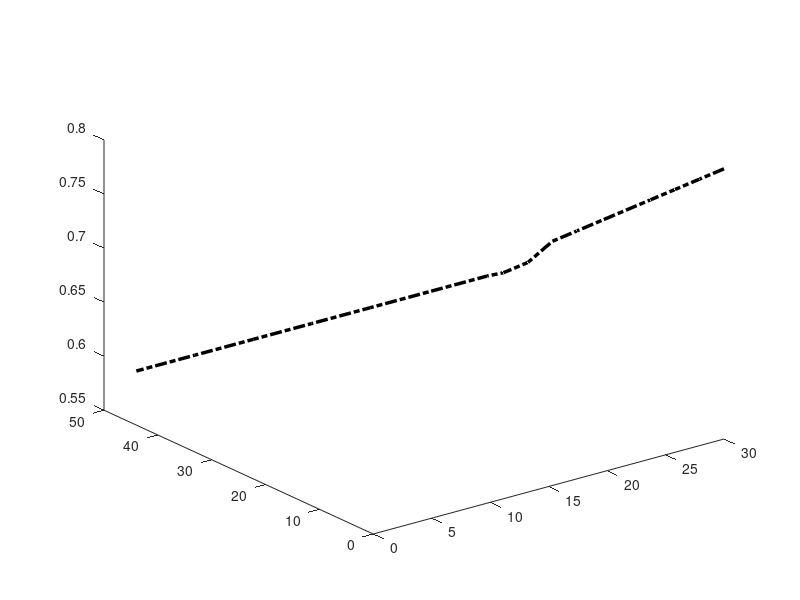

MATLAB code for this plot: (Note: this script raises an error after producing the figure.)
clc;
clear;
x = [];
y = [];
z = [];

init = [30 0 0.8];
goal = [0 44 0.6];
path = [
   30.0000         0    0.8000
   30.0000    4.5500    0.7800
   30.0000    9.1000    0.7600
   30.0000   13.6600    0.7400
   30.0000   18.2100    0.7200
   30.0000   22.7600    0.7000
   30.0000   27.3100    0.6800
   30.0000   31.8600    0.6600
   30.0000   36.4100    0.6300
   30.0000   40.9700    0.6100
   30.0000   44.0000    0.6000
   25.0000   44.0000    0.6000
   20.0000   44.0000    0.6000
   15.0000   44.0000    0.6000
   10.0000   44.0000    0.6000
    5.0000   44.0000    0.6000
         0   44.0000    0.6000];

plot3(init(1), init(2), init(3), '-o','Color','b','MarkerSize',10,'MarkerFaceColor','b')
plot3(goal(1), goal(2), goal(3),'-o','Color','g','MarkerSize',10,'MarkerFaceColor','g')
plot3(path(:,1), path(:,2), path(:,3), '-.k','LineWidth', 2.5);
           

d_FT = 0.4;
for i = 6
    d_AB = i/10;
    for theta = 1:1:90
        for psi =1:1:90
            fc = is_forceclosure(theta, psi, d_AB, 0, 0);
            collision = is_thumb_collision(theta, psi, d_AB, d_FT);
            answer(psi, theta) = fc;
            if collision==1
                answer(psi, theta) = 0;
                cobs(psi,theta) = 1;
            end
        end         
    end
    [rowInd,colInd]=ind2sub(size(answer),find(answer));
    [cobs_rowInd,cobs_colInd]=ind2sub(size(cobs),find(cobs));
    x = [x; rowInd];
    y = [y; colInd];
    z = [z; (i/10)*ones(length(rowInd),1)];
    if i < 2
        k = boundary(rowInd, colInd, 0.8);
        cobs_k = boundary(cobs_rowInd, cobs_colInd, 0.8);
    elseif i < 6
        k = boundary(rowInd, colInd, 0.7);
        cobs_k = boundary(cobs_rowInd, cobs_colInd, 0.7);
    elseif i == 6
        k = boundary(rowInd, colInd, 0.5);
        cobs_k = boundary(cobs_rowInd, cobs_colInd, 0.5);
    elseif i > 6
        k = boundary(rowInd, colInd, 0.8);
        cobs_k = boundary(cobs_rowInd, cobs_colInd, 0.8);
    end
    hold on;
    plot3(colInd(k),rowInd(k), (i/10)*ones(length(k), 1), 'Color', '#EDB120', 'LineWidth', 1.5);
    lh = plot3(cobs_colInd(cobs_k),cobs_rowInd(cobs_k), (i/10)*ones(length(cobs_k), 1), 'Color', 'r', 'LineWidth', 1.5);
    lh.Color=[1,0,0,0.2];
    axis([0 90 0 90 0.1 0.9])

end
P = [x,y,z];
k = boundary(P,1);
trisurf(k,P(:,2),P(:,1),P(:,3), 'FaceColor', [0.5, 0.5, 0.5], 'FaceAlpha',0.2, 'EdgeColor', 'none', 'LineWidth', 0.1)
view(0,90)       
